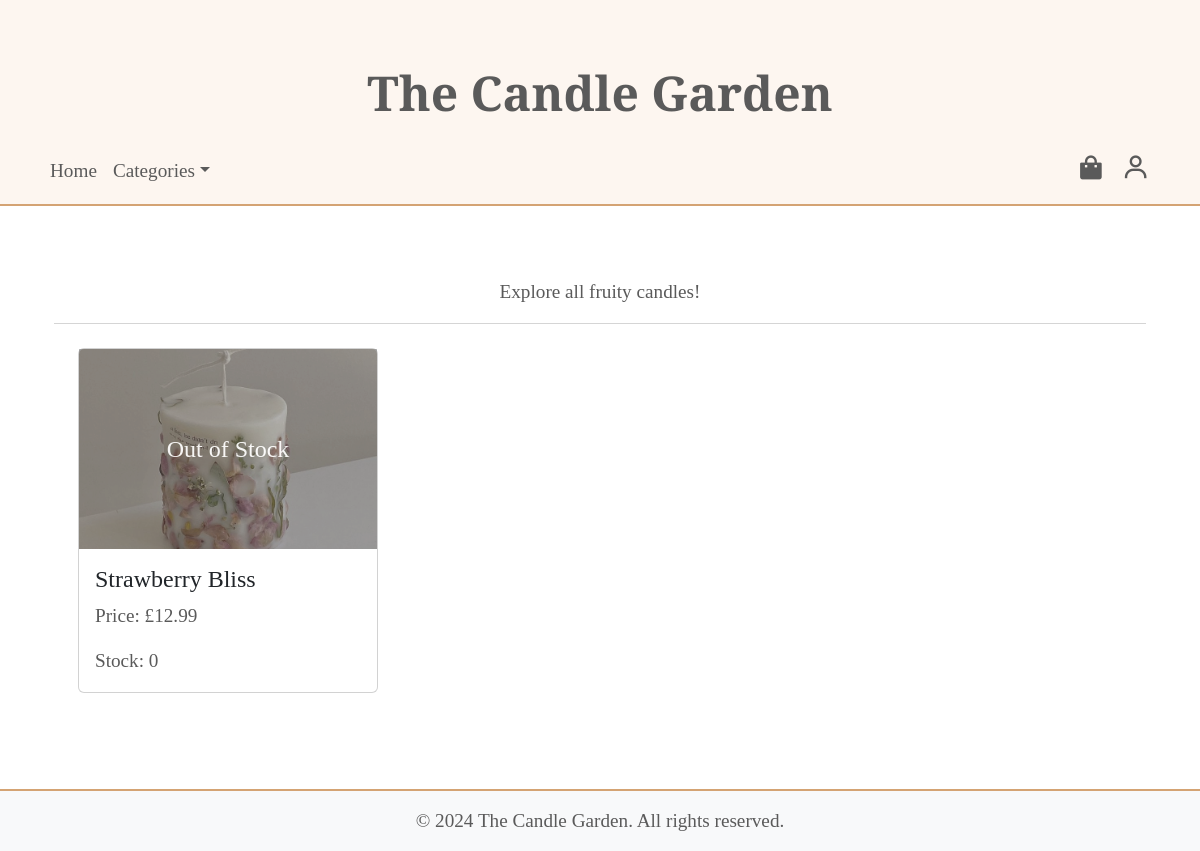
Page /category/1 on the committed database.
### app/models.py (models this page shows, shortened)
class Category(db.Model):
    id = db.Column(db.Integer, primary_key=True)
    name = db.Column(db.String(50), nullable=False, unique=True)
    candles = db.relationship('Candle', secondary=candle_category, back_populates='categories')

class Candle(db.Model):
    id = db.Column(db.Integer, primary_key=True)
    name = db.Column(db.String(100), nullable=False, unique=True)
    description = db.Column(db.Text, nullable=True)
    price = db.Column(db.Float, nullable=False)
    stock = db.Column(db.Integer, nullable=False, default=0)
    image_filename = db.Column(db.String(255), nullable=True)
    categories = db.relationship('Category', secondary=candle_category, back_populates='candles')
    baskets = db.relationship('Basket', secondary=basket_candle, back_populates='candles')
    orders = db.relationship('OrderItem', back_populates='candle')

### app/views.py (the view)
@app.route('/category/<int:category_id>')
def category_page(category_id):
    category = Category.query.get_or_404(category_id)
    candles = category.candles  # Get all candles in this category
    return render_template('category.html', category=category, candles=candles)

### app/views.py (called while the page is built)
@app.context_processor
def inject_categories():
    categories = Category.query.all()
    return dict(categories=categories)

### app/templates/category.html (shortened to what this page needs)
{% extends "base.html" %}
{% block content %}
<div class="container py-5">
    <div class="text-center mb-4">
        <p>Explore all {{ category.name.lower() }} candles!</p>
        <hr>
    </div>
    <div class="row">
        {% for candle in candles %}
        <div class="col-md-4 mb-4">
            <div class="card h-100">
                    <div class="card-img-container position-relative">
                        <img src="{{ url_for('static', filename='images/' + candle.image_filename) }}"
                            class="card-img-top {% if candle.stock == 0 %}grayed-out{% endif %}"
                            alt="{{ candle.name }}">
                        {% if candle.stock == 0 %}
                        <div class="out-of-stock-overlay">
                            <span>Out of Stock</span>
                        </div>
                        {% endif %}
                    </div>
                <div class="card-body d-flex justify-content-between align-items-center">
                    <div>
                        <h5 class="card-title">{{ candle.name }}</h5>
                        <p class="card-text">Price: £{{ "%.2f" | format(candle.price) }}</p>
                        <p class="card-text">Stock: {{ candle.stock }}</p>
                    </div>
                </div>
            </div>
        </div>
        {% endfor %}
    </div>
</div>
{% endblock %}

### app/static/style.css (style rules this page uses)
body { margin: 0; font-family: "Cormorant Garamond", serif; background-color: #fff; }
body.light-theme { background-color: #ffffff; color: #000000; }
p, .text-center, form { font-family: "Cormorant Garamond", serif; color: #5a5a5a; }
p { font-weight: 400; font-size: 1.2rem; margin-bottom: 1.5rem; }
.text-center { font-weight: 600; }
h3, h4, h5 { font-family: "Cormorant Garamond", serif; color: #333; }
.card { font-family: inherit; font-weight: 400; max-width: 300px; margin: auto; }
.card-img-top { height: 200px; object-fit: cover; }
.card-title { font-size: 1.5rem; color: #5a5a5a; }
.card-text { font-size: 1.2rem; color: #5a5a5a; }
.grayed-out { filter: grayscale(30%); opacity: 0.8; }
.card-img-container { position: relative; }
.out-of-stock-overlay { position: absolute; top: 0; left: 0; width: 100%; height: 100%; background-color: rgba(0, 0, 0, 0.3); display: flex; justify-content: center; align-items: center; color: white; font-size: 1.5rem; font-family: "Cormorant Garamond", serif; opacity: 0.9; z-index: 1; }
hr { border: 0.5px solid #ddd; }

### rows in the picture
Category: name "fruity"
Candle: image_filename (picture), shows "Out of Stock", name "Strawberry Bliss", price "12.99", stock "0"
